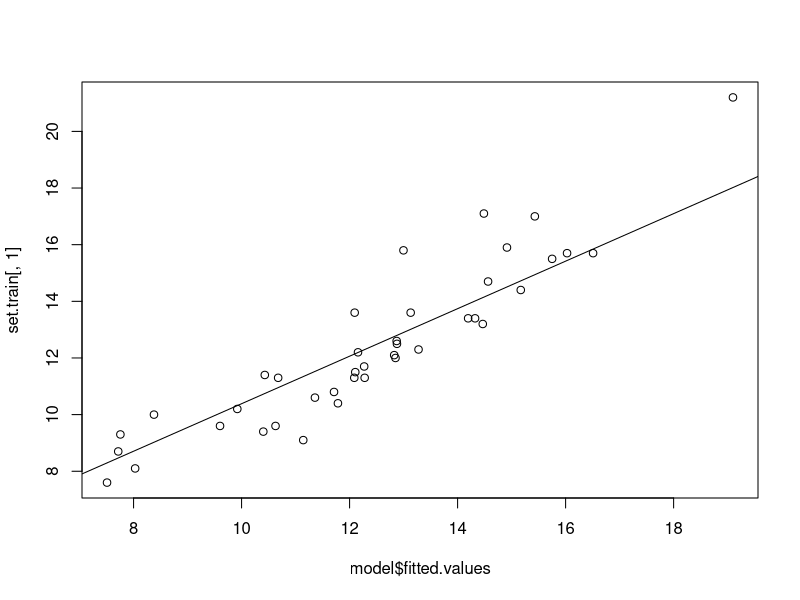

Here is the R script that generated this plot: (Note: this script raises an error after producing the figure.)
library(caret)
library(leaps)
library(tidyverse)

data <- read.csv(file="states.csv",header = TRUE)
data2 <- data[,-1]

nr <- nrow(data2)

seed <- sample(1:100,1)
print(seed)
set.seed(seed)

trainSetIndex <- (sample(1:(nr),(nr)*.8))
testSetIndex <- c(1:nr)[(1:nr) %in% c(trainSetIndex)==FALSE]

set.train <- data2[trainSetIndex, ]
set.test <- data2[testSetIndex,]

#normalization
trainParam <- caret::preProcess(as.matrix(set.train))

#http://www.sthda.com/english/articles/37-model-selection-essentials-in-r/155-best-subsets-regression-essentials-in-r/#:~:text=The%20best%20subsets%20regression%20is,best%20subsets%20regression%20using%20R.
# id: model id
# object: regsubsets object
# data: data used to fit regsubsets
# outcome: outcome variable
get_model_formula <- function(id, object, outcome){
  # get models data
  models <- summary(object)$which[id,-1]
  # Get outcome variable
  #form <- as.formula(object$call[[2]])
  #outcome <- all.vars(form)[1]
  # Get model predictors
  predictors <- names(which(models == TRUE))
  predictors <- paste(predictors, collapse = "+")
  # Build model formula
  as.formula(paste0(outcome, "~", predictors))
}


models <- regsubsets(as.formula(paste0(colnames(set.train)[1], "~.")), data = set.train, nvmax = ncol(set.train)-1)

res.sum <- summary(models)

data.frame(
  Adj.R2 = which.max(res.sum$adjr2),
  CP = which.min(res.sum$cp),
  BIC = which.min(res.sum$bic)
)

get_cv_error <- function(model.formula, data){
  set.seed(1)
  train.control <- trainControl(method = "cv", number = 10)
  cv <- train(model.formula, data = data, method = "lm",
              trControl = train.control)
  cv$results$RMSE
}
# Compute cross-validation error

#get_model_formula(3, models, "Poverty")

model.ids <- 1:(ncol(set.train)-1)

cv.errors <-  map(model.ids, get_model_formula, models, "Poverty") %>%
  map(get_cv_error, data = data) %>%
  unlist()

cv.errors

coef(models, which.min(cv.errors))

finalNames <- names(coef(models, which.min(cv.errors)))[-1]

f <- as.formula(
  paste(colnames(set.train[1]), 
        paste(finalNames, collapse = " + "), 
        sep = " ~ "))

model <- lm(f,set.train)
summary(model)

plot(model$fitted.values,set.train[,1])
abline(lm(model$fitted.values~set.train[,1]))
cor(set.train[,1],model$fitted.values)

predictions <- predict(model,set.test)
RMSE(predictions,set.test[,1])
MAPE(set.test[,1],predictions)

plot(set.test[,1],predictions)
abline(lm(set.test[,1]~predictions))
cor(set.test[,1],predictions)

finalModel <- lm(f,data2)
summary(finalModel)

hist(finalModel$residuals)

par(mfrow = c(2, 3))
lapply(1:6, function(x)
  {
  plot(model,x)
  })

plot(sort(studres(finalModel)))
